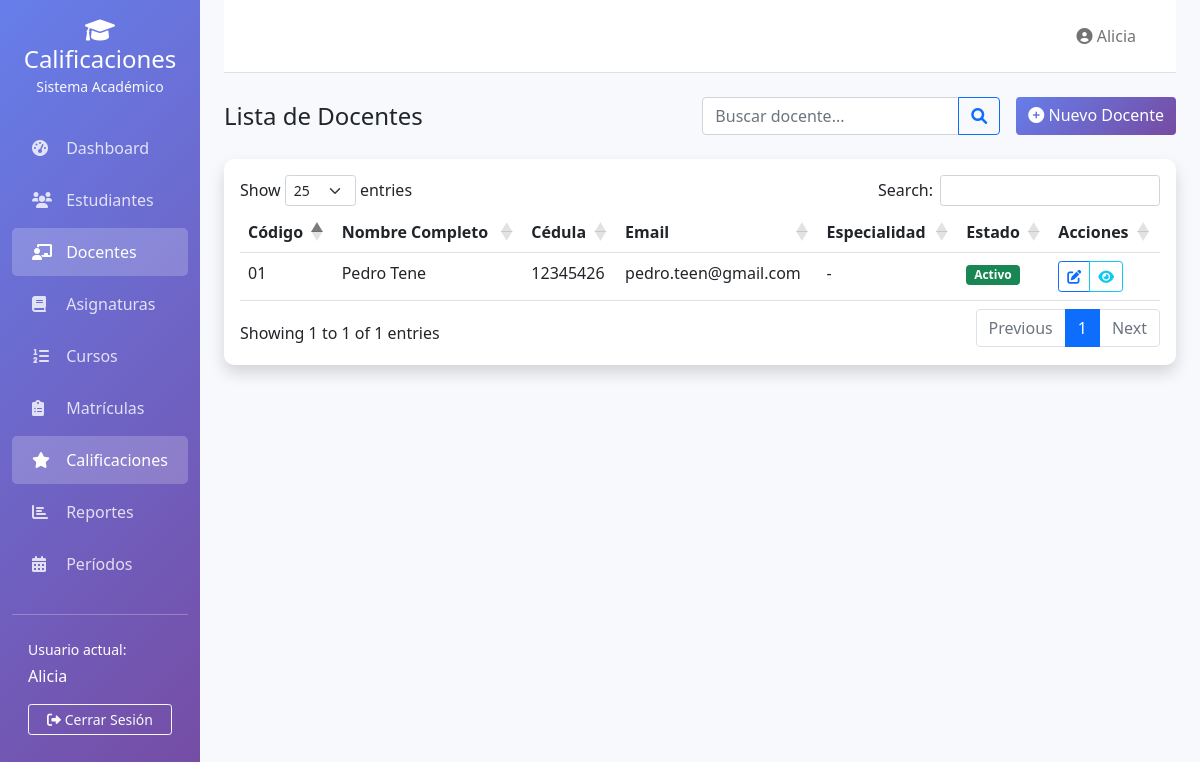
Page /calificaciones/docentes/ (signed in) on the committed database.
### calificaciones/models.py (models this page shows, shortened)
class Docente(models.Model):
    id_docente = models.AutoField(primary_key=True)
    usuario = models.OneToOneField(User, on_delete=models.CASCADE, blank=True, null=True)
    codigo = models.CharField(max_length=20, unique=True)
    cedula = models.CharField(max_length=20, unique=True)
    nombre = models.CharField(max_length=100)
    apellido = models.CharField(max_length=100)
    email = models.EmailField()
    telefono = models.CharField(max_length=15, blank=True, null=True)
    especialidad = models.CharField(max_length=100, blank=True, null=True)
    fecha_registro = models.DateField(auto_now_add=True)
    activo = models.BooleanField(default=True)
    def nombre_completo(self):
        return f"{self.nombre} {self.apellido}"
    class Meta:
        verbose_name = 'Docente'
        verbose_name_plural = 'Docentes'

### calificaciones/views.py (the view, shortened to what this page needs)
# urls.py: path('docentes/', views.lista_docentes, name='lista_docentes'),
@login_required
def lista_docentes(request):
    docentes = Docente.objects.all().order_by('apellido', 'nombre')
    busqueda = request.GET.get('q', '')
    context = {
        'docentes': docentes,
        'titulo': 'Lista de Docentes',
        'busqueda': busqueda
    }
    return render(request, 'calificaciones/docentes/lista.html', context)

### calificaciones/context_processors.py (called while the page is built)
def periodo_actual(request):
    return {
        'periodo_actual': PeriodoAcademico.objects.filter(activo=True).first()
    }

### templates/calificaciones/docentes/lista.html
{% extends 'calificaciones/base.html' %}
{% block page_actions %}
<div class="d-flex">
    <form method="GET" class="me-3">
        <div class="input-group">
            <input type="text" class="form-control" name="q" placeholder="Buscar docente..."
                   value="{{ busqueda }}">
            <button class="btn btn-outline-primary" type="submit">
                <i class="fas fa-search"></i>
            </button>
        </div>
    </form>
    <a href="{% url 'calificaciones:agregar_docente' %}" class="btn btn-primary">
        <i class="fas fa-plus-circle"></i> Nuevo Docente
    </a>
</div>
{% endblock %}
{% block content %}
<div class="card shadow">
    <div class="card-body">
        <div class="table-responsive">
            <table class="table table-hover data-table">
                <thead>
                    <tr>
                        <th>Código</th>
                        <th>Nombre Completo</th>
                        <th>Cédula</th>
                        <th>Email</th>
                        <th>Especialidad</th>
                        <th>Estado</th>
                        <th>Acciones</th>
                    </tr>
                </thead>
                <tbody>
                    {% for docente in docentes %}
                    <tr>
                        <td>{{ docente.codigo }}</td>
                        <td>{{ docente.nombre_completo }}</td>
                        <td>{{ docente.cedula }}</td>
                        <td>{{ docente.email }}</td>
                        <td>{{ docente.especialidad|default:"-" }}</td>
                        <td>
                            {% if docente.activo %}
                            <span class="badge bg-success">Activo</span>
                            {% else %}
                            <span class="badge bg-danger">Inactivo</span>
                            {% endif %}
                        </td>
                        <td>
                            <div class="btn-group btn-group-sm">
                                <a href="{% url 'calificaciones:editar_docente' docente.id_docente %}"
                                   class="btn btn-outline-primary">
                                    <i class="fas fa-edit"></i>
                                </a>
                                <a href="#" class="btn btn-outline-info">
                                    <i class="fas fa-eye"></i>
                                </a>
                            </div>
                        </td>
                    </tr>
                    {% empty %}
                    <tr>
                        <td colspan="7" class="text-center">
                            No hay docentes registrados
                        </td>
                    </tr>
                    {% endfor %}
                </tbody>
            </table>
        </div>
    </div>
</div>
{% endblock %}

### templates/calificaciones/base.html (shortened to what this page needs)
<!DOCTYPE html>
<html lang="es">
<head>
    <link href="https://cdn.jsdelivr.net/npm/bootstrap@5.1.3/dist/css/bootstrap.min.css" rel="stylesheet">
    <link rel="stylesheet" href="https://cdnjs.cloudflare.com/ajax/libs/font-awesome/6.0.0/css/all.min.css">
    <link rel="stylesheet" href="https://cdn.datatables.net/1.11.5/css/dataTables.bootstrap5.min.css">
</head>
<body>
    <div class="container-fluid">
        <div class="row">
            <nav class="col-md-3 col-lg-2 d-md-block sidebar collapse">
                <div class="position-sticky pt-3">
                    <div class="text-center mb-4">
                        <h4 class="text-white mb-0">
                            <i class="fas fa-graduation-cap"></i> Calificaciones
                        </h4>
                        <small class="text-light">Sistema Académico</small>
                    </div>
                    <ul class="nav flex-column">
                        <li class="nav-item">
                            <a class="nav-link {% if request.resolver_match.url_name == 'dashboard' %}active{% endif %}"
                               href="{% url 'calificaciones:dashboard' %}">
                                <i class="fas fa-tachometer-alt"></i> Dashboard
                            </a>
                        </li>
                        <li class="nav-item">
                            <a class="nav-link {% if 'estudiantes' in request.path %}active{% endif %}"
                               href="{% url 'calificaciones:lista_estudiantes' %}">
                                <i class="fas fa-users"></i> Estudiantes
                            </a>
                        </li>
                        <li class="nav-item">
                            <a class="nav-link {% if 'docentes' in request.path %}active{% endif %}"
                               href="{% url 'calificaciones:lista_docentes' %}">
                                <i class="fas fa-chalkboard-teacher"></i> Docentes
                            </a>
                        </li>
                        <li class="nav-item">
                            <a class="nav-link {% if 'asignaturas' in request.path %}active{% endif %}"
                               href="{% url 'calificaciones:lista_asignaturas' %}">
                                <i class="fas fa-book"></i> Asignaturas
                            </a>
                        </li>
                        <li class="nav-item">
                            <a class="nav-link {% if 'cursos' in request.path %}active{% endif %}"
                               href="{% url 'calificaciones:lista_cursos' %}">
                                <i class="fas fa-list-ol"></i> Cursos
                            </a>
                        </li>
                        <li class="nav-item">
                            <a class="nav-link {% if 'matriculas' in request.path %}active{% endif %}"
                               href="{% url 'calificaciones:lista_matriculas' %}">
                                <i class="fas fa-clipboard-list"></i> Matrículas
                            </a>
                        </li>
                        <li class="nav-item">
                            <a class="nav-link {% if 'calificaciones' in request.path %}active{% endif %}"
                               href="{% url 'calificaciones:lista_calificaciones' %}">
                                <i class="fas fa-star"></i> Calificaciones
                            </a>
                        </li>
                        <li class="nav-item">
                            <a class="nav-link {% if 'reportes' in request.path %}active{% endif %}"
                               href="{% url 'calificaciones:reportes' %}">
                                <i class="fas fa-chart-bar"></i> Reportes
                            </a>
                        </li>
                        {% if user.is_superuser %}
                        <li class="nav-item">
                            <a class="nav-link {% if 'periodos' in request.path %}active{% endif %}"
                               href="{% url 'calificaciones:lista_periodos' %}">
                                <i class="fas fa-calendar-alt"></i> Períodos
                            </a>
                        </li>
                        {% endif %}
                    </ul>
                    <hr class="text-white my-4">
                    <div class="px-3">
                        <div class="text-white small mb-1">Usuario actual:</div>
                        <div class="text-white">{{ user.username }}</div>
                        <a href="{% url 'calificaciones:logout' %}" class="btn btn-outline-light btn-sm mt-3 w-100">
                            <i class="fas fa-sign-out-alt"></i> Cerrar Sesión
                        </a>
                    </div>
                </div>
            </nav>
            <main class="col-md-9 ms-sm-auto col-lg-10 px-md-4 content-wrapper">
                <nav class="navbar navbar-expand-lg navbar-light bg-white border-bottom py-3">
                    <div class="container-fluid">
                        <div class="navbar-nav ms-auto">
                            <span class="navbar-text me-3">
                                <i class="fas fa-user-circle"></i> {{ user.get_full_name|default:user.username }}
                            </span>
                        </div>
                    </div>
                </nav>
                <div class="py-4">
                    <div class="d-flex justify-content-between align-items-center mb-4">
                        <h2 class="h4 mb-0 text-gray-800">
                            {% block page_title %}{{ titulo }}{% endblock %}
                        </h2>
                        {% block page_actions %}{% endblock %}
                    </div>
                    {% block content %}{% endblock %}
                </div>
            </main>
        </div>
    </div>
</body>
</html>

### templates/calificaciones/base.html (style rules this page uses)
.sidebar { min-height: 100vh; background: linear-gradient(135deg, #667eea 0%, #764ba2 100%); }
.sidebar .nav-link { color: rgba(255, 255, 255, 0.8); padding: 12px 20px; margin: 2px 0; transition: all 0.3s; }
.sidebar .nav-link.active { color: white; background: rgba(255, 255, 255, 0.2); border-radius: 5px; }
.sidebar .nav-link i { width: 20px; margin-right: 10px; }
.content-wrapper { background-color: #f8f9fc; min-height: 100vh; }
.card { border-radius: 10px; border: none; box-shadow: 0 0.15rem 1.75rem 0 rgba(58, 59, 69, 0.15); }
.btn-primary { background: linear-gradient(135deg, #667eea 0%, #764ba2 100%); border: none; }

### rows in the picture
Docente: codigo "01", nombre_completo "Pedro Tene", cedula "12345426", email "pedro.teen@gmail.com", especialidad "-", activo "Activo"

### other values in the picture
{{ user.username }} "Alicia"
{{ user.get_full_name|default:user.username }} "Alicia"
{{ titulo }} "Lista de Docentes"
